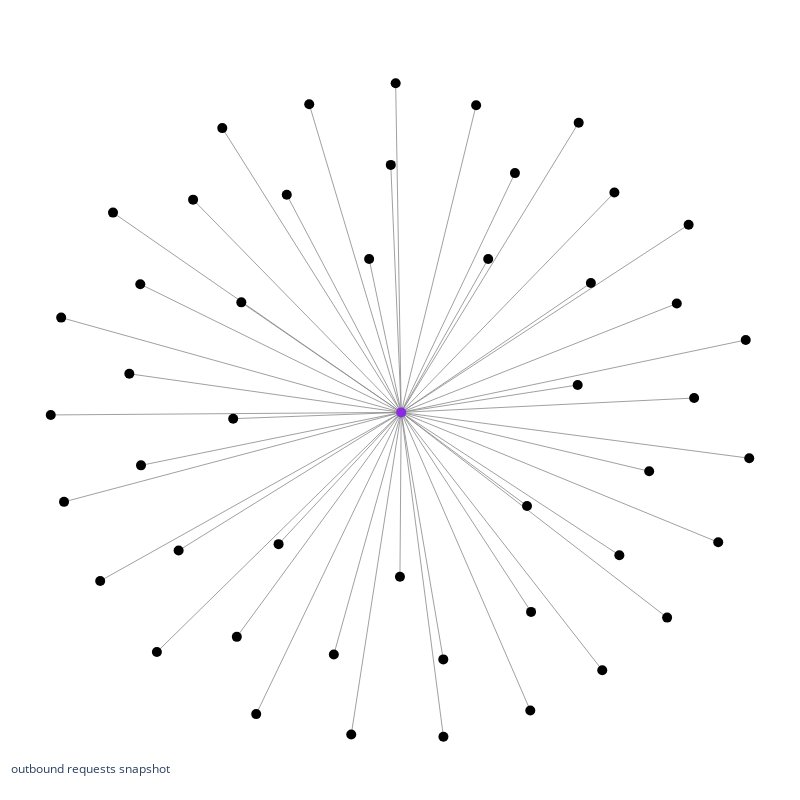

Notebook code for this chart:
### Code cell
# visualize news site's ego graph
g, p = get_subgraph(G=G, sub_nodes=[newsite])
e = Graph_Viz_Engine(
    graph=g,
    pos=p,
    node_cmap=cmap
)
e.fig.show()

### Figure 1 — Plotly figure (JSON) as saved in the notebook; plotly's stock layout.template omitted (floating-point values rounded to 4 significant figures; data arrays with more than 128 entries replaced by an {"elided": "..."} marker saying what was removed)
{"data": [{"hoverinfo": "text", "line": {"color": "#888", "width": 0.8}, "mode": "lines", "text": ["('a.et.nytimes.com', 'nytimes.com')", "('pnytimes.chartbeat.net', 'nytimes.com')", "('www.nytimes.com', 'nytimes.com')", "('www.google-analytics.com', 'nytimes.com')", "('c.amazon-adsystem.com', 'nytimes.com')", "('a.nytimes.com', 'nytimes.com')", "('purr.nytimes.com', 'nytimes.com')", "('dis.criteo.com', 'nytimes.com')", "('x.bidswitch.net', 'nytimes.com')", "('dd.nytimes.com', 'nytimes.com')", "('platform.iteratehq.com', 'nytimes.com')", "('sb.scorecardresearch.com', 'nytimes.com')", "('medianet-match.dotomi.com', 'nytimes.com')", "('5290727.fls.doubleclick.net', 'nytimes.com')", "('tags.bluekai.com', 'nytimes.com')", "('tpc.googlesyndication.com', 'nytimes.com')", "('content.api.nytimes.com', 'nytimes.com')", "('insight.adsrvr.org', 'nytimes.com')", "('iteratehq.com', 'nytimes.com')", "('tags.bkrtx.com', 'nytimes.com')", "('pm.w55c.net', 'nytimes.com')", "('stags.bluekai.com', 'nytimes.com')", "('cdn.brandmetrics.com', 'nytimes.com')", "('rumcdn.geoedge.be', 'nytimes.com')", "('www.google.com', 'nytimes.com')", "('ib.adnxs.com', 'nytimes.com')", "('pagead2.googlesyndication.com', 'nytimes.com')", "('g1.nyt.com', 'nytimes.com')", "('meter-svc.nytimes.com', 'nytimes.com')", "('www.googletagmanager.com', 'nytimes.com')", "('s.amazon-adsystem.com', 'nytimes.com')", "('u.openx.net', 'nytimes.com')", "('cs.media.net', 'nytimes.com')", "('nytimes.com', 'static01.nyt.com')", "('nytimes.com', 'samizdat-graphql.nytimes.com')", "('nytimes.com', 'als-svc.nytimes.com')", "('nytimes.com', 'securepubads.g.doubleclick.net')", "('nytimes.com', 'nytimes-d.openx.net')", "('nytimes.com', 'fastlane.rubiconproject.com')", "('nytimes.com', 'prebid.media.net')", "('nytimes.com', 'tlx.3lift.com')", "('nytimes.com', 'adservice.google.com')", "('nytimes.com', 'mwcm.nytimes.com')", "('nytimes.com', 'static.chartbeat.com')", "('nytimes.com', 'a1.nyt.com')", "('nytimes.com', '52699c9a8373e35393f2c392f653289f.safeframe.googlesyndication.com')", "('nytimes.com', 'eb2.3lift.com')"], "type": "scatter", "x": {"elided": "141 float values"}, "y": {"elided": "141 float values"}}, {"hoverinfo": "text", "marker": {"color": ["black", "black", "black", "black", "black", "black", "black", "black", "black", "black", "black", "black", "black", "black", "black", "black", "black", "black", "black", "black", "black", "black", "black", "black", "black", "black", "black", "black", "black", "black", "black", "black", "black", "#8A2BE2", "black", "black", "black", "black", "black", "black", "black", "black", "black", "black", "black", "black", "black", "black"], "size": 10}, "mode": "markers", "text": [" a.et.nytimes.com ---> 1 connections", " pnytimes.chartbeat.net ---> 1 connections", " www.nytimes.com ---> 1 connections", " www.google-analytics.com ---> 1 connections", " c.amazon-adsystem.com ---> 1 connections", " a.nytimes.com ---> 1 connections", " purr.nytimes.com ---> 1 connections", " dis.criteo.com ---> 1 connections", " x.bidswitch.net ---> 1 connections", " dd.nytimes.com ---> 1 connections", " platform.iteratehq.com ---> 1 connections", " sb.scorecardresearch.com ---> 1 connections", " medianet-match.dotomi.com ---> 1 connections", " 5290727.fls.doubleclick.net ---> 1 connections", " tags.bluekai.com ---> 1 connections", " tpc.googlesyndication.com ---> 1 connections", " content.api.nytimes.com ---> 1 connections", " insight.adsrvr.org ---> 1 connections", " iteratehq.com ---> 1 connections", " tags.bkrtx.com ---> 1 connections", " pm.w55c.net ---> 1 connections", " stags.bluekai.com ---> 1 connections", " cdn.brandmetrics.com ---> 1 connections", " rumcdn.geoedge.be ---> 1 connections", " www.google.com ---> 1 connections", " ib.adnxs.com ---> 1 connections", " pagead2.googlesyndication.com ---> 1 connections", " g1.nyt.com ---> 1 connections", " meter-svc.nytimes.com ---> 1 connections", " www.googletagmanager.com ---> 1 connections", " s.amazon-adsystem.com ---> 1 connections", " u.openx.net ---> 1 connections", " cs.media.net ---> 1 connections", " nytimes.com ---> 47 connections", " nytimes-d.openx.net ---> 1 connections", " eb2.3lift.com ---> 1 connections", " fastlane.rubiconproject.com ---> 1 connections", " als-svc.nytimes.com ---> 1 connections", " adservice.google.com ---> 1 connections", " static01.nyt.com ---> 1 connections", " 52699c9a8373e35393f2c392f653289f.safeframe.googlesyndication.com ---> 1 connections", " prebid.media.net ---> 1 connections", " securepubads.g.doubleclick.net ---> 1 connections", " static.chartbeat.com ---> 1 connections", " samizdat-graphql.nytimes.com ---> 1 connections", " tlx.3lift.com ---> 1 connections", " a1.nyt.com ---> 1 connections", " mwcm.nytimes.com ---> 1 connections"], "type": "scatter", "x": [-0.8515, -0.3435, 0.5083, 0.8399, -0.02393, 0.2534, 0.763, -0.7353, -0.01003, -0.4496, -0.7373, -0.1862, -0.4728, 0.126, -0.9923, -0.9626, 0.5459, -0.9545, 0.9969, -0.4624, 0.002141, 0.2191, 0.7905, -0.815, 0.9086, 0.3755, -0.1365, -0.7685, 0.3297, 0.9869, 0.6128, 0.5783, -0.4072, 0.005693, -0.5038, -0.6901, -0.6281, -0.587, 0.5112, 0.7119, 0.627, 0.1256, 0.8243, 0.3639, -0.2562, 0.3734, -0.3202, -0.08556], "y": [-0.5107, -0.3991, 0.08402, 0.04447, 0.7521, 0.4667, -0.622, -0.16, 1, 0.3349, 0.3901, -0.7343, -0.01823, -0.9838, -0.006923, 0.2886, 0.3939, -0.2708, -0.1382, -0.6806, -0.4982, 0.9334, 0.3315, 0.6073, -0.3935, -0.6047, -0.9769, 0.118, 0.7273, 0.2207, 0.6681, -0.7817, -0.9151, 0.0008185, 0.8638, -0.7265, -0.4186, 0.6467, 0.8802, -0.1779, -0.4327, -0.749, 0.5707, -0.2832, 0.9362, -0.9043, 0.6613, 0.4663]}], "layout": {"annotations": [{"showarrow": false, "text": "outbound requests snapshot", "x": 0.005, "xref": "paper", "y": 0.002, "yref": "paper"}], "height": 800, "hovermode": "closest", "margin": {"b": 20, "l": 5, "r": 5, "t": 40}, "showlegend": false, "title": {"font": {"size": 16}}, "width": 800, "xaxis": {"showgrid": false, "showticklabels": false, "zeroline": false}, "yaxis": {"showgrid": false, "showticklabels": false, "zeroline": false}}}
